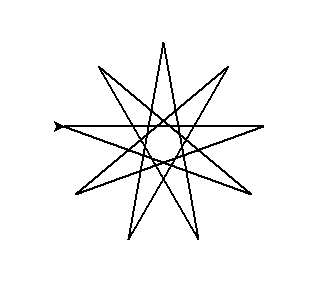

Generate this figure with Python:
"""
  九角星.py
"""
import turtle as t

t.pensize(2)
for _ in range(9):
    t.fd(200)
    t.right(160)

t.done()
